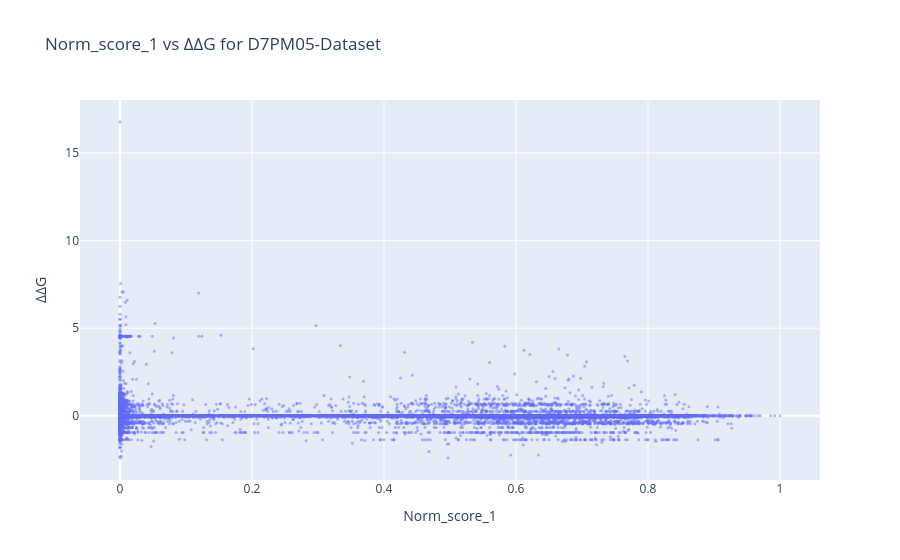

Here is the notebook cell this chart was saved with:
### Code cell
fig = go.Figure(
    data=go.Scatter(
        x=mutants_df["Norm_score_1"],
        y=mutants_df["ΔΔG"],
        mode='markers',
        marker=dict(size=3, opacity=0.5)
    )
)
fig.update_layout(
    yaxis_title="ΔΔG",
    xaxis_title="Norm_score_1",
    title=f"Norm_score_1 vs ΔΔG for {mutants_file.split('/')[-1].split(".")[0]}-Dataset")
fig.show()

### Figure 1 — Plotly figure (JSON) as saved in the notebook; plotly's stock layout.template omitted (floating-point values rounded to 4 significant figures; data arrays with more than 128 entries replaced by an {"elided": "..."} marker saying what was removed)
{"data": [{"marker": {"opacity": 0.5, "size": 3}, "mode": "markers", "type": "scatter", "x": {"elided": "24515 float values"}, "y": {"elided": "24515 float values"}}], "layout": {"title": {"text": "Norm_score_1 vs ΔΔG for D7PM05-Dataset"}, "xaxis": {"title": {"text": "Norm_score_1"}}, "yaxis": {"title": {"text": "ΔΔG"}}}}
